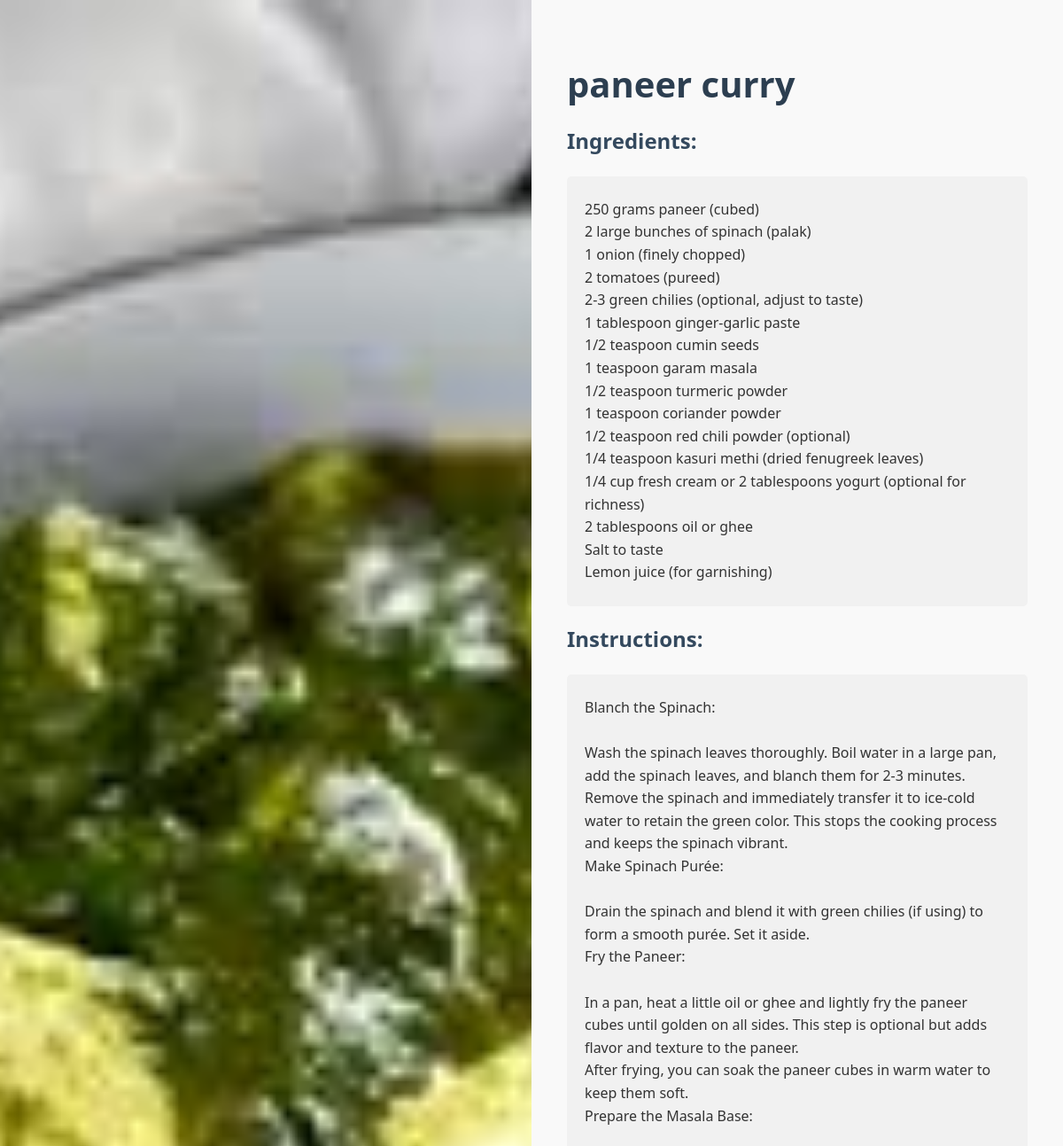
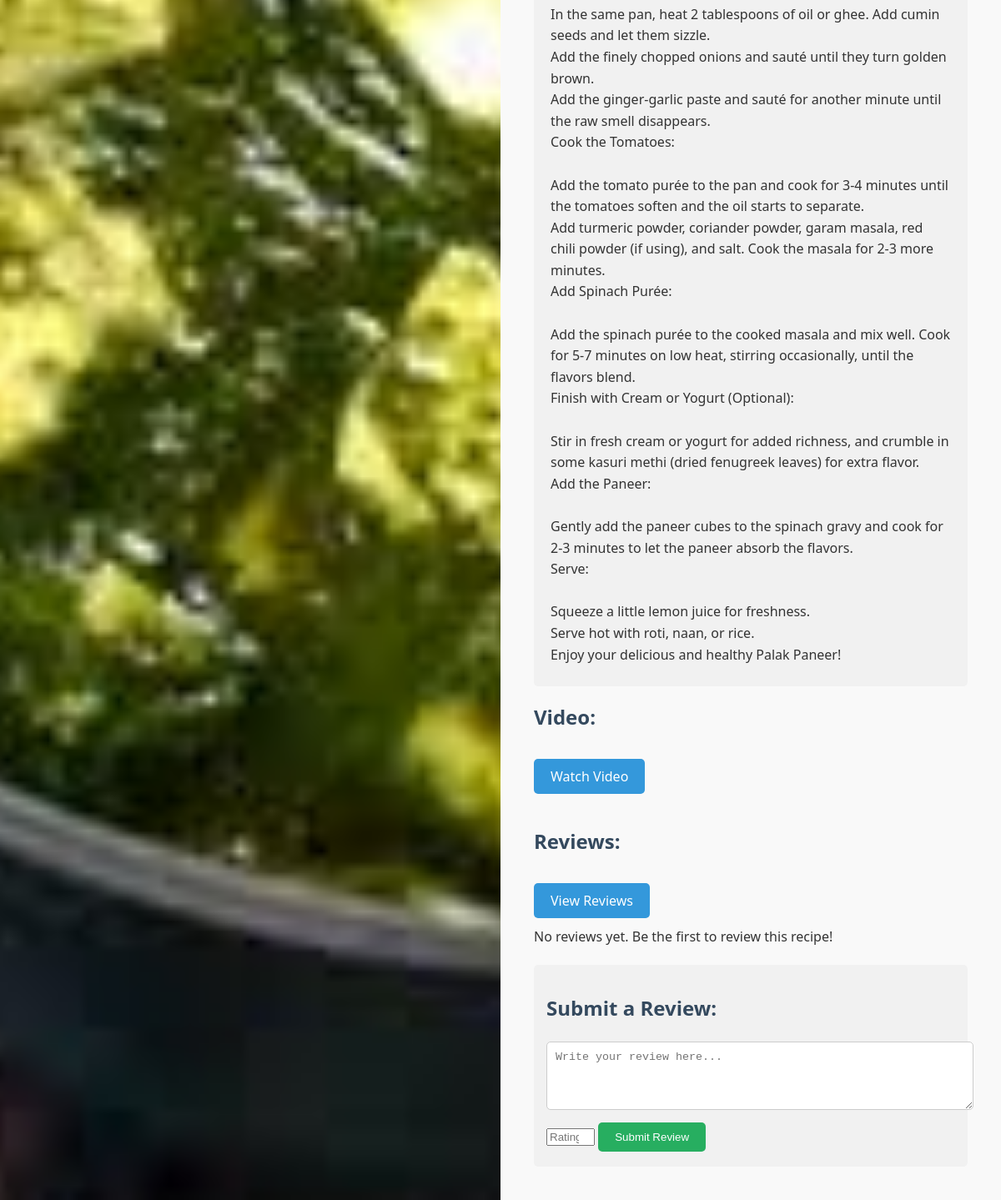
Screenshot of /recipes/4/ (signed in) with the database file from the repository (2 pictures, top to bottom).
### srrp/models.py (models this page shows, shortened)
class Recipe(models.Model):
    name = models.CharField(max_length=100)
    image = models.ImageField(upload_to='recipes/')
    ingredients = models.TextField()
    instructions = models.TextField()
    video_url = models.URLField(blank=True, null=True)
    prep_time = models.IntegerField()
    rating = models.FloatField(default=0.0)  # Stores the average rating
    rating_count = models.IntegerField(default=0)  # Counts the number of ratings
    created_at = models.DateTimeField(auto_now_add=True)

### srrp/views.py (the view, shortened to what this page needs)
# urls.py: path('recipes/<int:recipe_id>/', views.recipe_detail, name='recipe_detail'),
@csrf_exempt  # Use this for testing; remove in production for security
@login_required
def recipe_detail(request, recipe_id):
    recipe = get_object_or_404(Recipe, id=recipe_id)
    reviews = Review.objects.filter(recipe=recipe)
    return render(request, 'recipe_detail.html', {'recipe': recipe, 'reviews': reviews})

### srrp/templates/recipe_detail.html (shortened to what this page needs)
<!DOCTYPE html>
<html lang="en">
<head>
</head>
<body>
    <div class="container">
        <div class="image-section">
            <img src="{{ recipe.image.url }}" alt="{{ recipe.name }}">
        </div>
        <div class="content-section">
            <h1>{{ recipe.name }}</h1>
            <h3>Ingredients:</h3>
            <div class="ingredients">
                <p>{{ recipe.ingredients|linebreaksbr }}</p>
            </div>
            <h3>Instructions:</h3>
            <div class="instructions">
                <p>{{ recipe.instructions|linebreaksbr }}</p>
            </div>
            {% if recipe.video_url %}
            <h3>Video:</h3>
            <a href="{{ recipe.video_url }}" target="_blank" class="video-link">Watch Video</a>
            {% endif %}
            <div class="reviews">
                <h3>Reviews:</h3>
                <a href="{% url 'review_list' recipe.id %}" class="video-link">View Reviews</a>
                <div id="reviews-section">
                    {% for review in reviews %}
                        <div class="review-item">
                            <p><strong>Rating:</strong> {{ review.rating }}/5</p>
                            <p>{{ review.content }}</p>
                        </div>
                    {% empty %}
                        <p>No reviews yet. Be the first to review this recipe!</p>
                    {% endfor %}
                </div>
            </div>
            <div class="review-form">
                <h3>Submit a Review:</h3>
                <form method="post">
                    <textarea name="content" placeholder="Write your review here..." rows="4" required></textarea>
                    <input type="number" name="rating" min="1" max="5" placeholder="Rating (1-5)" required>
                    <button type="submit">Submit Review</button>
                </form>
            </div>
        </div>
    </div>
</body>
</html>

### srrp/templates/recipe_detail.html (style rules this page uses)
body { font-family: 'Segoe UI', Tahoma, Geneva, Verdana, sans-serif; background-color: #f9f9f9; margin: 0; padding: 0; color: #333; overflow: hidden; }
.container { display: flex; height: 100vh; max-width: 100vw; }
.image-section { width: 50%; background-color: #fff; display: flex; justify-content: center; align-items: center; position: relative; overflow: hidden; }
.image-section img { width: 100%; height: 100%; object-fit: cover; }
.content-section { width: 50%; padding: 40px; overflow-y: auto; background-color: #f9f9f9; box-sizing: border-box; }
h1 { font-size: 2.5em; margin-bottom: 20px; color: #2c3e50; }
h3 { font-size: 1.5em; margin-top: 20px; color: #34495e; }
p { line-height: 1.6; margin: 10px 0; }
.ingredients, .instructions { background-color: #f1f1f1; padding: 15px 20px; border-radius: 5px; margin-bottom: 20px; }
.video-link { display: inline-block; margin-top: 10px; padding: 10px 20px; background-color: #3498db; color: #fff; text-decoration: none; border-radius: 5px; transition: background-color 0.3s ease, transform 0.3s ease; }
.reviews { margin-top: 40px; }
.review-form { margin-top: 20px; padding: 15px; background-color: #f1f1f1; border-radius: 5px; }
.review-form textarea { width: 100%; padding: 10px; margin-bottom: 10px; border-radius: 5px; border: 1px solid #ccc; resize: vertical; }
.review-form input[type="number"] { width: 50px; margin-bottom: 10px; }
.review-form button { background-color: #27ae60; color: #fff; padding: 10px 20px; border: none; border-radius: 5px; cursor: pointer; transition: background-color 0.3s ease; }

### rows the page displays
Recipe: image (picture), name "paneer curry", ingredients "250 grams paneer (cubed) 2 large bunches of spinach (palak) 1 onion (finely chopped) 2 tomatoes (pureed) 2-3 green chilies (optional, adjust to taste) 1 tablespoon ginger-garlic paste 1/2 teaspoon cumin seeds 1 teaspoon garam masala 1/2 teaspoon turmeric powder 1 teaspoon coriander powder 1/2 teaspoon red chili powder (optional) 1/4 teaspoon kasuri methi (dried fenugreek leaves) 1/4 cup fresh cream or 2 tablespoons yogurt (optional for richness) 2 tablespoons oil or ghee Salt to taste Lemon juice (for garnishing)", instructions "Blanch the Spinach: Wash the spinach leaves thoroughly. Boil water in a large pan, add the spinach leaves, and blanch them for 2-3 minutes. Remove the spinach and immediately transfer it to ice-cold water to retain the green color. This stops the cooking process and keeps the spinach vibrant. Make Spinach Purée: Drain the spinach and blend it with green chilies (if using) to form a smooth purée. Set it aside. Fry the Paneer: In a pan, heat a little oil or ghee and lightly fry the paneer cubes until golden on all sides. This step is optional but adds flavor and texture to the paneer. After frying, you can soak the paneer cubes in warm water to keep them soft. Prepare the Masala Base: In the…"
